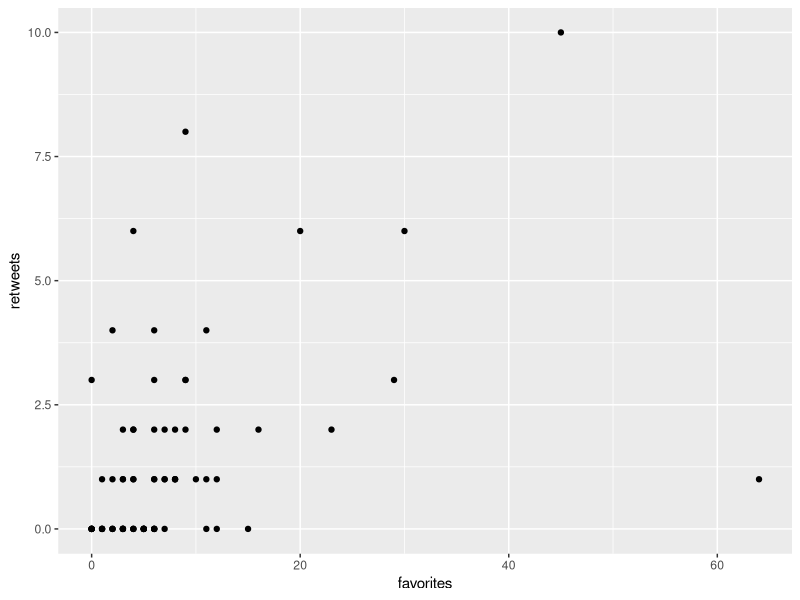
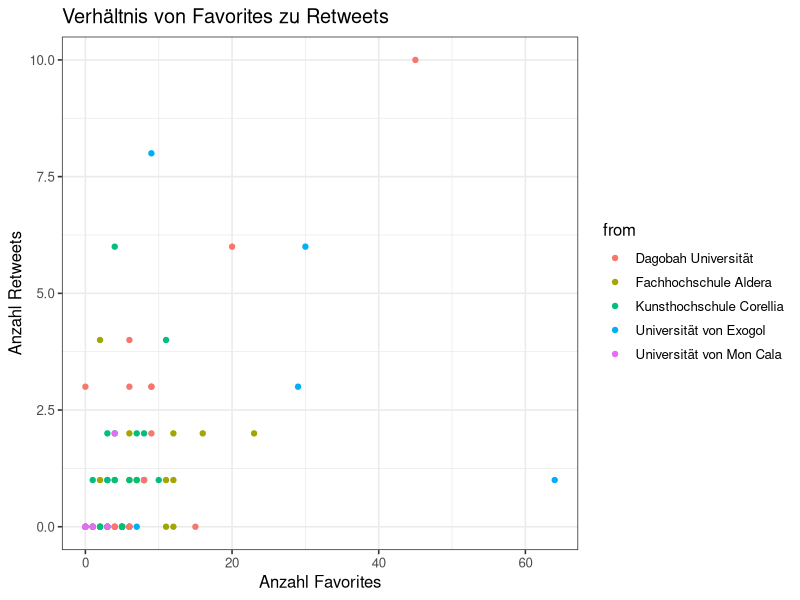
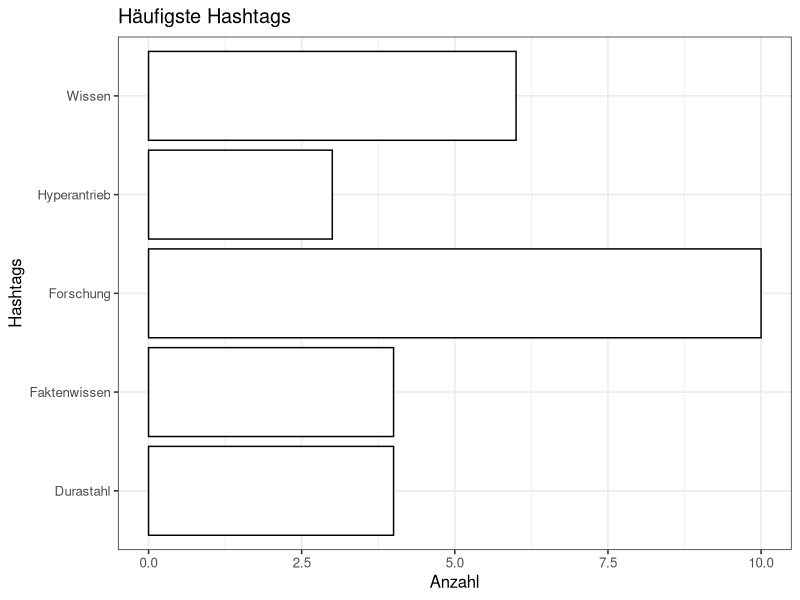
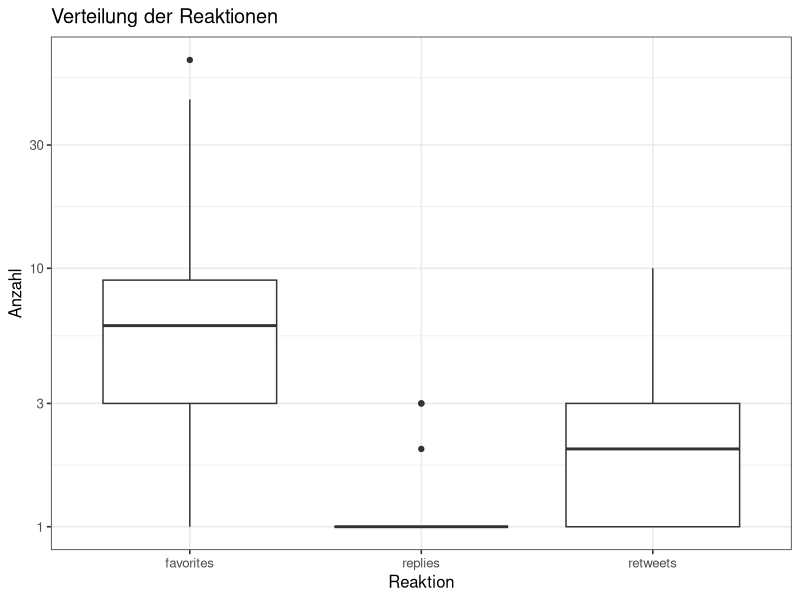
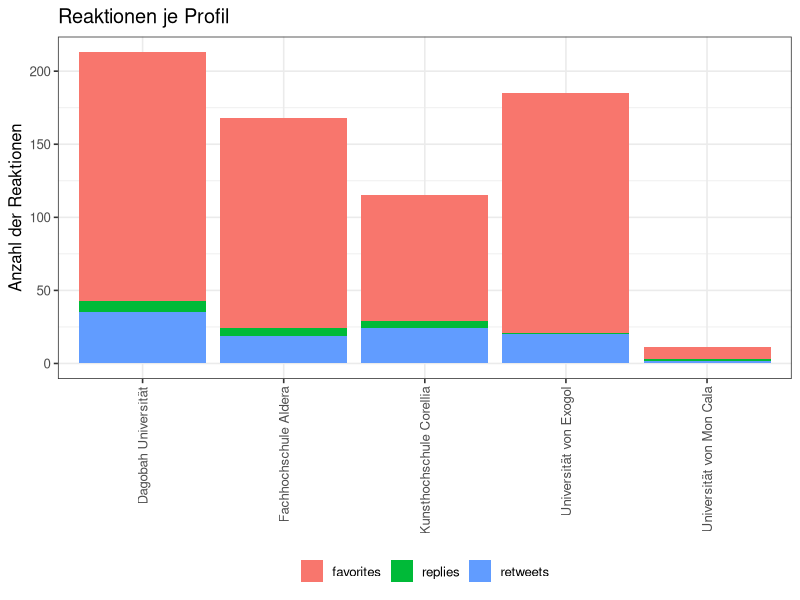
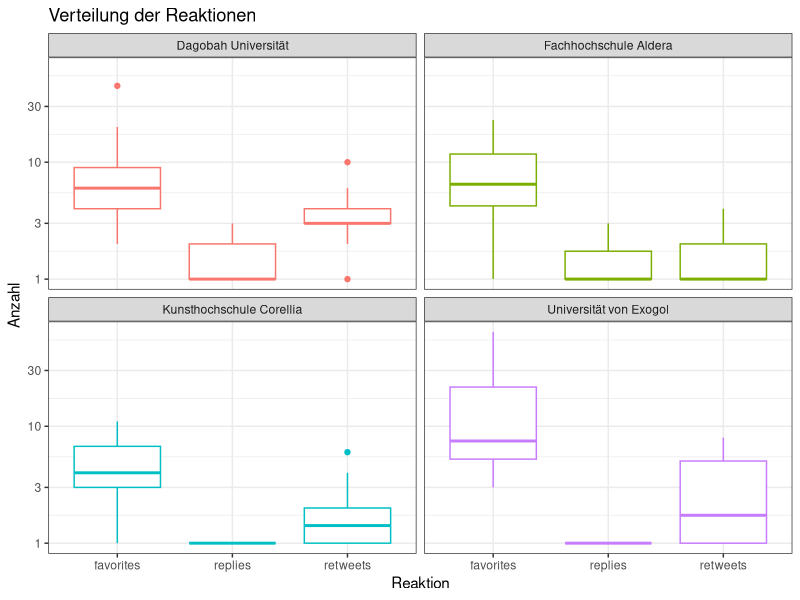
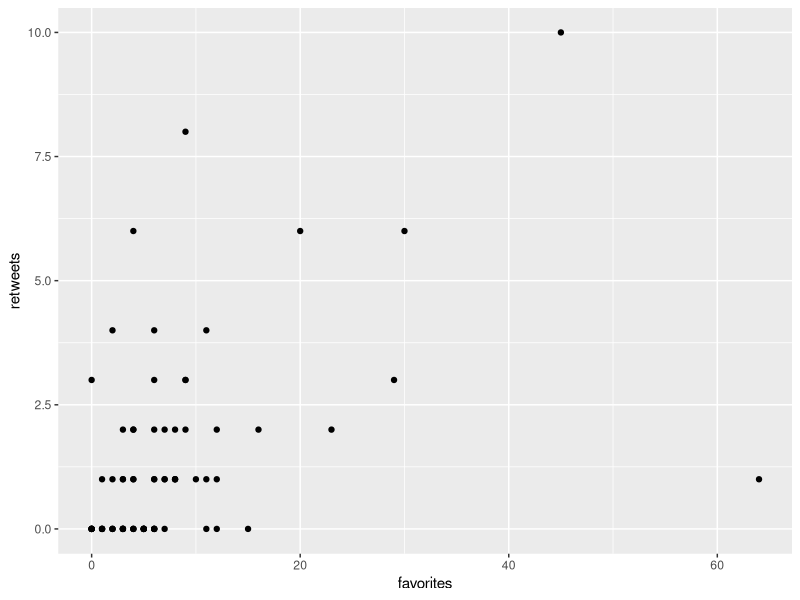
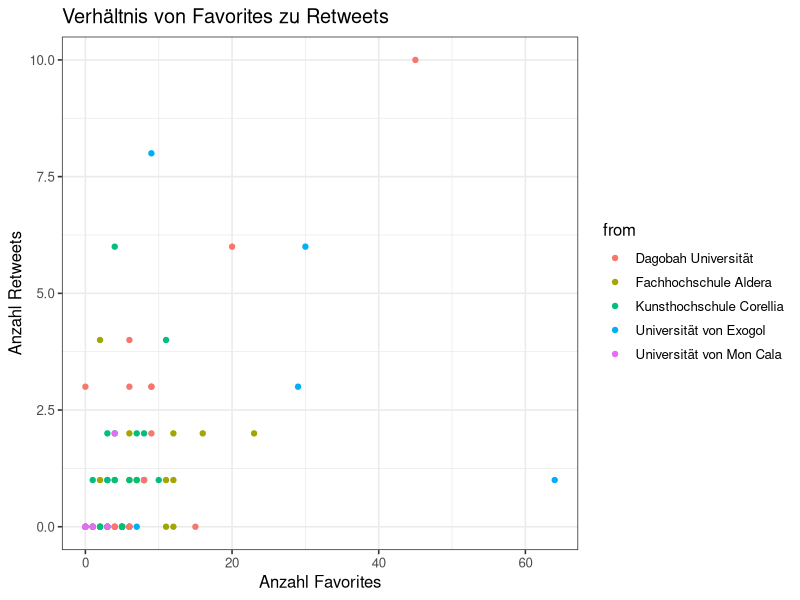

Reproduce these figures in R, in order.
#
# Erzeugen von Grafiken mit ggplot 
#


# Pakete laden 
library(tidyverse)
library(ggplot2)


#
# Daten Einlesen und Aufbereiten ---- 
#

# Daten einlesen 
twitter <- read_csv2("example-twitter.csv")

# Aufbereiten der Daten: Leere Werte durch 0er ersetzen 
twitter <- twitter %>% 
  mutate(retweets = replace_na(retweets, 0))


#
# Grafiken erstellen ---- 
#

# Erstellen einer einfachen Punktewolke
ggplot(twitter, aes(x=favorites, y=retweets)) +
  geom_point()

ggsave("EinfachePunktewolke.png", dpi=300, width = 3, height = 3)
           

# Erstellen einer gestalteten Punktewolke
ggplot(twitter, aes(x=favorites, y=retweets, color=from)) +
  geom_point() +
  
  # Thema setzen
  theme_bw(base_size=12) + 
  
  # Beschriftungen hinzufügen 
  labs(y="Anzahl Retweets", x="Anzahl Favorites") + 
  ggtitle("Verhältnis von Favorites zu Retweets") 

ggsave("GestaltetePunktewolke.png", dpi=300, width = 5, height = 3)


# Erstellen eines Balkendiagramms zu den häufigsten Hashtags

twitter %>% 
  
  # Datensatz vorbereiten: Auszählen der häufigsten Hashtag, durch:
  # Je Hashtag eine Zeile (separate_rows),
  # leere Zeilen (entstanden duch Posts ohne Hashtags) entfernen (filter nach is.na()),
  # Vorkommen von Hashtags auszählen (count), 
  # nach Häufigkeit sortieren (arrange)
  # nur die häufigsten 5 Hashtags behalten (slice_head).
  separate_rows(hashtags, sep=";") %>% 
  filter(!is.na(hashtags)) %>% 
  count(hashtags) %>%
  arrange(-n) %>% 
  slice_head(n=5) %>% 

  # Erstellen der Grafik
  ggplot(aes(x=n, y=hashtags)) + 
  geom_col(fill="white", color="black") +
  
  # Thema setzen
  theme_bw(base_size=12) + 
  
  # Beschriftungen hinzufügen, Legende entfernen
  labs(y="Hashtags", x="Anzahl") + 
  ggtitle("Häufigste Hashtags") +
  theme(legend.position="none")

ggsave("Balkendiagramm.png", dpi=300, width = 3, height = 3)


# Erstellen eines Boxplots

twitter %>% 
  
  # Datensatz vorbereiten: Alle Reaktionen in eine Spalte ("type") zusammenziehen,
  # die Anzahl der Reaktionen ist in der Spalte "value",
  # fehlende Werte durch "0" ersetzen
  pivot_longer(cols=c(favorites, replies, retweets), names_to="type") %>% 
  mutate(value = replace_na(value, 0)) %>% 
  
  # Grafik erstellen: Boxplot
  ggplot(aes(x=type, y=value)) +
  geom_boxplot() +
  
  # Skala logarithmieren (aufgrund unterschiedlicher Wertebereiche) 
  scale_y_log10() +
  
  # Theme setzen 
  theme_bw(base_size=12) +
  
  # Beschriftungen hinzufügen 
  labs(y="Anzahl", x="Reaktion") + 
  ggtitle("Verteilung der Reaktionen")
  
ggsave("Boxplot.png", dpi=300, width = 3, height = 3)


# Erstellen eines gestapelten Balkendiagramms mit Reaktionen 

twitter %>%
  
  # Datensatz vorbereiten: Alle Reaktionen in einer Spalte ("type") zusammenziehen
  # die Anzahl der Reaktionen ist in der Spalte "value"
  # fehlende Werte durch "0" ersetzen
  pivot_longer(cols=c(favorites, replies, retweets), names_to="type") %>% 
  mutate(value = replace_na(value, 0)) %>% 
  
  # Grafik erstellen: Gestapeltes Balkendiagramm
  ggplot(aes(x=from, y=value, fill=type)) +
  geom_col(position="stack") +
  
  # Thema setzen
  theme_bw(base_size=12) +
  
  # Beschriftungen hinzufügen und formattieren
  labs(y="Anzahl der Reaktionen") + 
  ggtitle("Reaktionen je Profil") + 
  theme(legend.position="bottom",
        axis.title.x=element_blank(),
        legend.title=element_blank()) +
  scale_x_discrete(guide=guide_axis(angle=90))

ggsave("GestapeltesBalkendiagramm.png", dpi=300, width = 3, height = 5)


# Erstellen von facettierten Boxplots

twitter %>% 
  
  # Datensatz vorbereiten: Alle Reaktionen in einer Spalte ("type") zusammenziehen
  # die Anzahl der Reaktionen ist in der Spalte "value"
  # fehlende Werte durch "0" ersetzen
  pivot_longer(cols=c(favorites, replies, retweets), names_to="type") %>% 
  mutate(value = replace_na(value, 0)) %>% 
  
  # Entfernen von Profil "Universität von Mon Cala", da insgesamt 
  # nur sehr wenige Reaktionen vorhanden 
  filter(from!="Universität von Mon Cala") %>% 
  
  # Grafik erstellen: Boxplot
  ggplot(aes(x=type, y=value, color=from)) +
  geom_boxplot() +
  
  # Skala logarithmieren (Vergleich wird sichtbarer) 
  scale_y_log10() +
  
  facet_wrap( ~from) +
  
  # Theme setzen 
  theme_bw() +
  
  # Beschriftungen hinzufügen 
  labs(y="Anzahl", x="Reaktion") + 
  ggtitle("Verteilung der Reaktionen") +
  theme(legend.position="none")

ggsave("FacettierteBoxplots.png", dpi=300, width = 3, height = 3)







